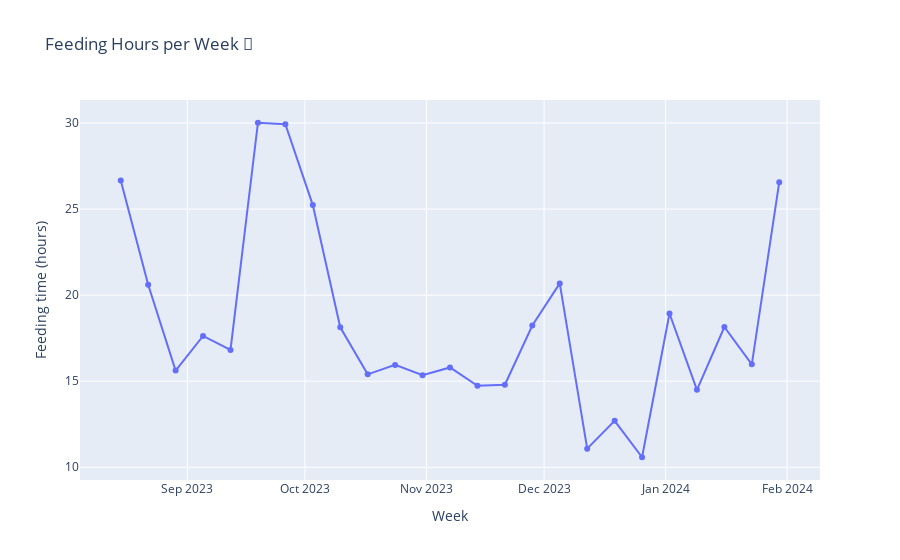

The cell this chart's notebook holds for it:
### Code cell
fig = px.line(df_feeding_hours, x='Date', y='feeding', markers=True, title='Feeding Hours per Week 🍼');
fig.update_layout(xaxis_title='Week',
                   yaxis_title='Feeding time (hours)');
fig.show();

### Figure 1 — Plotly figure (JSON) as saved in the notebook; plotly's stock layout.template omitted (floating-point values rounded to 4 significant figures)
{"data": [{"hovertemplate": "Date=%{x}<br>feeding=%{y}<extra></extra>", "legendgroup": "", "line": {"color": "#636efa", "dash": "solid"}, "marker": {"symbol": "circle"}, "mode": "lines+markers", "name": "", "orientation": "v", "showlegend": false, "type": "scatter", "x": ["2023-08-15T00:00:00", "2023-08-22T00:00:00", "2023-08-29T00:00:00", "2023-09-05T00:00:00", "2023-09-12T00:00:00", "2023-09-19T00:00:00", "2023-09-26T00:00:00", "2023-10-03T00:00:00", "2023-10-10T00:00:00", "2023-10-17T00:00:00", "2023-10-24T00:00:00", "2023-10-31T00:00:00", "2023-11-07T00:00:00", "2023-11-14T00:00:00", "2023-11-21T00:00:00", "2023-11-28T00:00:00", "2023-12-05T00:00:00", "2023-12-12T00:00:00", "2023-12-19T00:00:00", "2023-12-26T00:00:00", "2024-01-02T00:00:00", "2024-01-09T00:00:00", "2024-01-16T00:00:00", "2024-01-23T00:00:00", "2024-01-30T00:00:00"], "xaxis": "x", "y": [26.67, 20.6, 15.62, 17.63, 16.82, 30.02, 29.93, 25.23, 18.13, 15.4, 15.95, 15.35, 15.8, 14.73, 14.8, 18.23, 20.68, 11.08, 12.7, 10.58, 18.93, 14.5, 18.15, 15.98, 26.57], "yaxis": "y"}], "layout": {"legend": {"tracegroupgap": 0}, "title": {"text": "Feeding Hours per Week 🍼"}, "xaxis": {"anchor": "y", "domain": [0, 1], "title": {"text": "Week"}}, "yaxis": {"anchor": "x", "domain": [0, 1], "title": {"text": "Feeding time (hours)"}}}}
